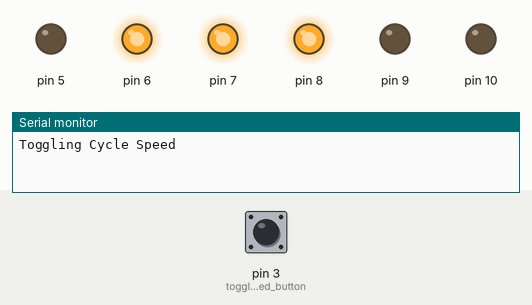
Recording of a sketch running on a simulated Arduino Uno, built with avr-gcc and run on an emulated ATmega328P. On the bench: output pins drawn as LEDs (lit = HIGH), the last lines printed to the serial monitor. The test bench sets the inputs (shaded band); at power-on: pin 3 (toggle_speed_button) HIGH. Random numbers use the default seed unless the sketch sets one.

Above: at 1.2 s.
1.3 s: pin 3 (toggle_speed_button) pulled LOW for 0.15 s
At 1.7 s:
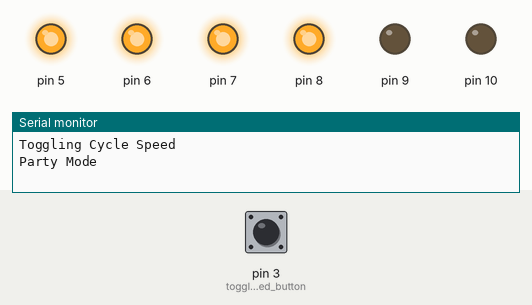
4.3 s: pin 3 (toggle_speed_button) pulled LOW for 1 s
6.8 s: pin 3 (toggle_speed_button) driven LOW
At 7.1 s:
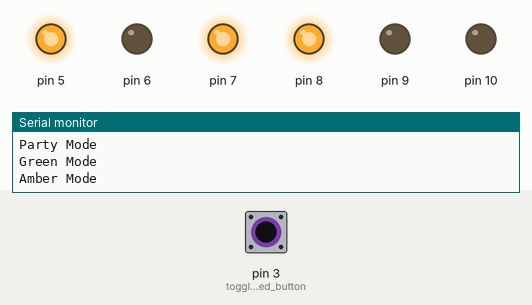
8.3 s: pin 3 (toggle_speed_button) pulsed HIGH 2 times (0.12 s each, 0.3 s apart)
At 9.0 s:
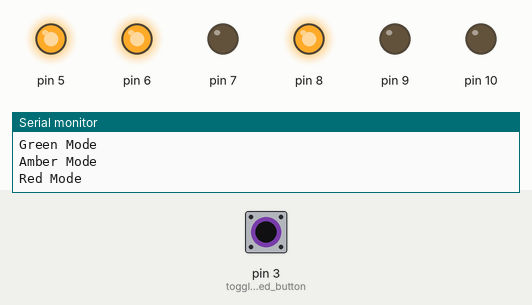
Timing chart, 0 to 11.3 s (numbered marks = the images above; inputs shaded):
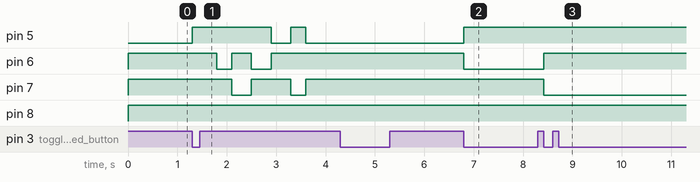

The sketch:

TrafficLightController.ino
```cpp
#include <TimerOne.h>

enum SpeedLEDPins { Low = 8, Med = 9, High = 10 };

enum LightPins { Green = 5, Amber = 6, Red = 7 };
LightPins current_light = LightPins::Green;

enum LightDelay { GreenDelay = 5, AmberDelay = 1, RedDelay = 5 };
LightDelay current_delay = LightDelay::GreenDelay;
int delay_scalar = 0; //Multiplier to increase or decrease the light delay

enum Mode { Cycle=0, Party=1, GreenOnly=2, AmberOnly=3, RedOnly=4, All=5 };
Mode current_mode = Mode::Cycle;

const byte toggle_speed_button = 3;
const byte toggle_mode_button = 2;

// Used by the ISRs to communicate to the main loop that a button has been pressed and setting should change
volatile bool speed_changed = false;
volatile bool mode_changed = false;

void setup() {
  //  Setup I/O pins
  setupLightPins();
  setupButtonPins();
  setupSpeedIndicatorPins();

  Timer1.initialize(1000000); //Initialize timer to 1 second period
  startCycleLights();

  Serial.begin(9600);

}

void setupLightPins() {
  pinMode(LightPins::Green, OUTPUT);
  pinMode(LightPins::Amber, OUTPUT);
  pinMode(LightPins::Red, OUTPUT);
  digitalWrite(LightPins::Green, HIGH);
  digitalWrite(LightPins::Amber, HIGH);
  digitalWrite(LightPins::Red, HIGH);
}

void setupButtonPins() {
  //  Setup speed toggle button
  pinMode(toggle_speed_button, INPUT);
  attachInterrupt(0, toggleCycleSpeed, FALLING); // 0 is the Interrupt corresponding to pin
  // Setup mode toggle button
  pinMode(toggle_mode_button, INPUT_PULLUP);
  attachInterrupt(1, toggleMode, FALLING);
}

void setupSpeedIndicatorPins() {
  pinMode(SpeedLEDPins::Low, OUTPUT);
  pinMode(SpeedLEDPins::Med, OUTPUT);
  pinMode(SpeedLEDPins::High, OUTPUT);
  speed_changed = true; //Tell main loop to update the lights on its first cycle
}

void loop() {
  if(speed_changed) {
    speed_changed = false;
    Serial.print("Toggling Cycle Speed\n");
    delay_scalar = (delay_scalar % 3) + 1;
    updateIndicatorLights();
  }
  if(mode_changed) {
    mode_changed = false;
    switch (current_mode) {
      case Cycle:
        startCycleLights();
        Serial.print("Cycle Mode\n");
        break;
      case Party:
        stopCycleLights();
        startPartyLights();
        Serial.print("Party Mode\n");
        break;
      case GreenOnly:
        stopPartyLights();
        startGreenLight();
        Serial.print("Green Mode\n");
        break;
      case AmberOnly:
        startAmberLight();
        Serial.print("Amber Mode\n");
        break;
      case RedOnly:
        startRedLight();
        Serial.print("Red Mode\n");
        break;
      case All:
        startAllLights();
        Serial.print("All Mode\n");
        break;
    }
  }
}

void updateIndicatorLights() {
  switch (delay_scalar) {
    case 1:
      digitalWrite(SpeedLEDPins::Low, HIGH);
      digitalWrite(SpeedLEDPins::Med, LOW);
      digitalWrite(SpeedLEDPins::High, LOW);
      break;
    case 2:
      digitalWrite(SpeedLEDPins::Low, HIGH);
      digitalWrite(SpeedLEDPins::Med, HIGH);
      digitalWrite(SpeedLEDPins::High, LOW);
      break;
    case 3:
      digitalWrite(SpeedLEDPins::Low, HIGH);
      digitalWrite(SpeedLEDPins::Med, HIGH);
      digitalWrite(SpeedLEDPins::High, HIGH);
      break;
    default:
      digitalWrite(SpeedLEDPins::Low, LOW);
      digitalWrite(SpeedLEDPins::Med, LOW);
      digitalWrite(SpeedLEDPins::High, LOW);
      break;
  }
}

void toggleMode() {
  static unsigned long last_interrupt_time = 0;
  unsigned long interrupt_time = millis();
  if (interrupt_time - last_interrupt_time > 500) { // Debounce the falling edge interrupt to half a second, since buttons don't quite give a clean signal
    current_mode = (current_mode + 1) % 6;
    mode_changed = true;
  }
  last_interrupt_time = interrupt_time;
}

void startPartyLights() {
  digitalWrite(LightPins::Amber, HIGH); //turn off lights
  digitalWrite(LightPins::Red, HIGH);
  digitalWrite(LightPins::Green, HIGH);
  Timer1.attachInterrupt(PartyISR, 100000); //set interrupt with 1 second period
}

void stopPartyLights() {
  Timer1.detachInterrupt();
}

void PartyISR() { //ISR for Party Mode
  static int party_tick = 0;
  party_tick = ++party_tick % (current_delay); //Advance or reset the tick
  if (!party_tick) { //If tick has reached the current_delay, advance the light and set new delay
    digitalWrite(current_light, HIGH); //turn off old light
    chooseRandomLightAndDelay();
    digitalWrite(current_light, LOW); //turn on new light
  }
}

void chooseRandomLightAndDelay() {
  current_light = random(5, 8);
  current_delay = random(2, 5);
}

// Scalar can be from 1-3
void toggleCycleSpeed() {
  static unsigned long last_interrupt_time = 0;
  unsigned long interrupt_time = millis();
  if (interrupt_time - last_interrupt_time > 500) { // Debounce the falling edge interrupt, since buttons don't quite give a clean signal
    speed_changed = true;
  }
  last_interrupt_time = interrupt_time;
}

void startCycleLights() {
  Timer1.attachInterrupt(CycleISR, 1000000); //set interrupt with 1 second period
  current_light = LightPins::Green;
  current_delay = LightDelay::GreenDelay;
  digitalWrite(LightPins::Amber, HIGH); //turn off amber and red lights
  digitalWrite(LightPins::Red, HIGH);
  digitalWrite(current_light, LOW); //turn on green light
  attachInterrupt(0, toggleCycleSpeed, FALLING); // turn on speed toggle button
}

void stopCycleLights() {
  Timer1.detachInterrupt(); // disable the CycleISR that is updating the lights
  detachInterrupt(0); //disable speed toggle button

}

void CycleISR() { //timer1 ISR. Interrupt cycle of 1hz (1 second) - ISR for Cycle Mode
  static int tick = 0;
  tick = ++ tick % (current_delay * delay_scalar); //Advance or reset the tick
  if (!tick) { //If tick has reached the current_delay, advance the light and set new delay
    digitalWrite(current_light, HIGH); //turn off old light
    advanceLight();
    digitalWrite(current_light, LOW); //turn on new light
  }
}

void advanceLight() {
  switch (current_light) {
    case Green:
      current_light = LightPins::Amber;
      current_delay = LightDelay::AmberDelay;
      break;
    case Amber:
      current_light = LightPins::Red;
      current_delay = LightDelay::RedDelay;
      break;
    case Red:
      current_light = LightPins::Green;
      current_delay = LightDelay::GreenDelay;
      break;
  }
}

void startGreenLight() {
  digitalWrite(LightPins::Amber, HIGH);
  digitalWrite(LightPins::Red, HIGH);
  digitalWrite(LightPins::Green, LOW);
}

void startAmberLight() {
  digitalWrite(LightPins::Green, HIGH);
  digitalWrite(LightPins::Red, HIGH);
  digitalWrite(LightPins::Amber, LOW);
}

void startRedLight() {
  digitalWrite(LightPins::Green, HIGH);
  digitalWrite(LightPins::Amber, HIGH);
  digitalWrite(LightPins::Red, LOW);
}

void startAllLights() {
  digitalWrite(LightPins::Green, LOW);
  digitalWrite(LightPins::Amber, LOW);
  digitalWrite(LightPins::Red, LOW);
}
```

Measured:
- after the input at 1.3 s, pin 5: LOW → HIGH at once, → LOW 1.6 s later, → HIGH 0.40 s later, → LOW 0.30 s later; pin 6: HIGH → LOW after 0.50 s, → HIGH 0.30 s later, → LOW 0.40 s later, → HIGH 0.40 s later; pin 7: HIGH → LOW after 0.80 s, → HIGH 0.40 s later, → LOW 0.80 s later, → HIGH 0.30 s later
- after the input at 6.8 s, pin 5: LOW → HIGH at once; pin 6: HIGH → LOW at once
- after the input at 8.3 s, pin 6: LOW → HIGH after 0.12 s; pin 7: HIGH → LOW after 0.12 s
